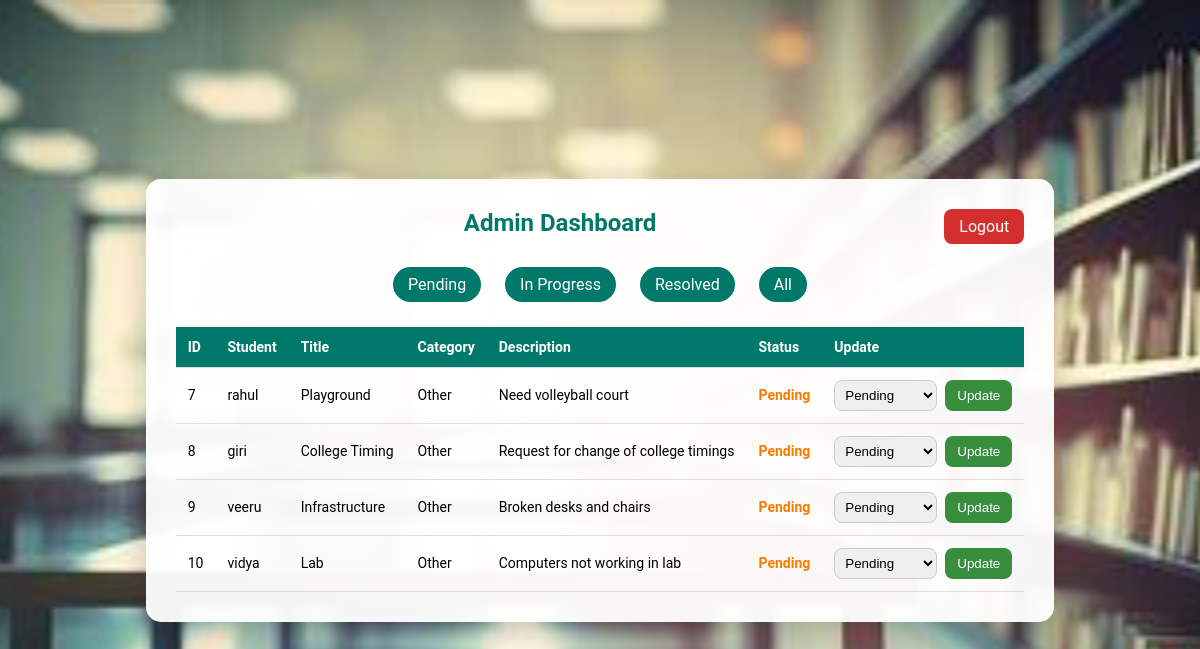
Page /admin_dashboard?filter=pending (signed in) on the committed database.
### tables this page shows
CREATE TABLE complaints (
    id INTEGER PRIMARY KEY AUTOINCREMENT,
    student TEXT,
    title TEXT,
    category TEXT,
    description TEXT,
    status TEXT
);

### app.py (the view)
@app.route("/admin_dashboard")
def admin_dashboard():
    if "admin" not in session:
        return redirect("/admin_login")
    filter_status = request.args.get("filter")
    db = get_db()
    if filter_status == "pending":
        complaints = db.execute(
            "SELECT * FROM complaints WHERE status='Pending'"
        ).fetchall()
    elif filter_status == "in progress":
        complaints = db.execute(
            "SELECT * FROM complaints WHERE status='In Progress'"
        ).fetchall()
    elif filter_status == "resolved":
        complaints = db.execute(
            "SELECT * FROM complaints WHERE status='Resolved'"
        ).fetchall()
    else:
        complaints = db.execute(
            "SELECT * FROM complaints"
        ).fetchall()
    return render_template("admin_dashboard.html", complaints=complaints)

### database.py (called while the page is built)
def get_db():
    if "db" not in g:
        g.db = sqlite3.connect(
            DATABASE,
            timeout=30,
            check_same_thread=False
        )
        g.db.row_factory = sqlite3.Row
    return g.db

### templates/admin_dashboard.html (shortened to what this page needs)
<!DOCTYPE html>
<html lang="en">
<head>
</head>
<body>
<div class="container">
    <a href="/logout" class="logout">Logout</a>
    <h2>Admin Dashboard</h2>
    <div class="filters">
        <a href="/admin_dashboard?filter=pending">Pending</a>
        <a href="/admin_dashboard?filter=in progress">In Progress</a>
        <a href="/admin_dashboard?filter=resolved">Resolved</a>
        <a href="/admin_dashboard">All</a>
    </div>
    <table>
        <tr>
            <th>ID</th>
            <th>Student</th>
            <th>Title</th>
            <th>Category</th>
            <th>Description</th>
            <th>Status</th>
            <th>Update</th>
        </tr>
        {% for comp in complaints %}
        <tr>
            <td>{{ comp.id }}</td>
            <td>{{ comp.student }}</td>
            <td>{{ comp.title }}</td>
            <td>{{ comp.category }}</td>
            <td>{{ comp.description }}</td>
            <td class="status-{{ comp.status|replace(' ', '-') }}">
                {{ comp.status }}
            </td>
            <td>
                <form method="POST" action="/update_status" style="display:flex; gap:8px;">
                    <select name="status">
                        <option value="Pending" {% if comp.status=='Pending' %}selected{% endif %}>Pending</option>
                    </select>
                    <button type="submit" class="update-btn">Update</button>
                </form>
            </td>
        </tr>
        {% endfor %}
    </table>
</div>
</body>
</html>

### rows in the picture
complaints: id "7", student "rahul", title "Playground", category "Other", description "Need volleyball court", status "Pending"
complaints: id "8", student "giri", title "College Timing", category "Other", description "Request for change of college timings", status "Pending"
complaints: id "9", student "veeru", title "Infrastructure", category "Other", description "Broken desks and chairs", status "Pending"
complaints: id "10", student "vidya", title "Lab", category "Other", description "Computers not working in lab", status "Pending"
